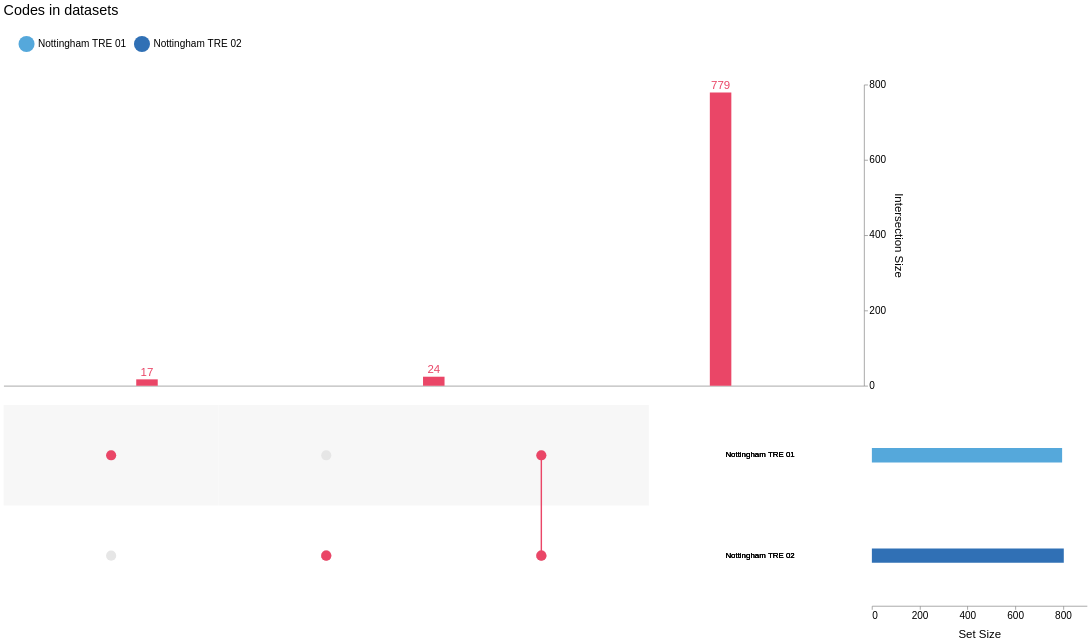

Notebook source saved alongside this figure:
### Markdown cell above
You can also get an [Upset plot](https://upset.app/) for your datasets.
This is like a Venn diagram, but instead of numbers written in circles, you get bars proportional to the number of codes present in each combination of TREs.
This shows the same information as the `code_insersections` property.
If you only have a couple of TREs, this isn't terribly useful, but once you have more than three, the number of combinations is much higher, and Venn diagrams get hard to read.

### Code cell
codesets.plot_upset()

### Figure 1 — Vega-Lite specification as saved in the notebook (floating-point values rounded to 4 significant figures)
{"config": {"view": {"continuousWidth": 300, "continuousHeight": 300, "stroke": null}, "axis": {"labelFontSize": 14, "labelFontWeight": 300, "titleFontSize": 16, "titleFontWeight": 400, "titlePadding": 10}, "concat": {"spacing": 0}, "legend": {"labelFontSize": 14, "labelFontWeight": 300, "orient": "top", "padding": 20, "symbolSize": 500.0, "symbolType": "circle", "titleFontSize": 16, "titleFontWeight": 400}, "title": {"anchor": "start", "fontSize": 18, "fontWeight": 400, "subtitlePadding": 10}}, "vconcat": [{"layer": [{"mark": {"type": "bar", "color": "#3A3A3A", "size": 30}, "encoding": {"color": {"condition": {"test": {"not": {"param": "param_7421591d7e6fcfd3"}}, "value": "#3A3A3A"}, "value": "#EA4667"}, "tooltip": [{"aggregate": "max", "field": "count", "title": "Cardinality", "type": "quantitative"}, {"field": "degree", "title": "Degree", "type": "quantitative"}, {"field": "sets", "title": "Sets", "type": "nominal"}], "x": {"axis": {"domain": true, "grid": false, "labels": false, "ticks": false}, "field": "intersection_id", "sort": {"field": "count", "order": "ascending"}, "title": null, "type": "nominal"}, "y": {"aggregate": "max", "axis": {"grid": false, "orient": "right", "tickCount": 3}, "field": "count", "title": "Intersection Size", "type": "quantitative"}}, "name": "view_6bd37303c970f5ea_0", "transform": [{"filter": {"param": "param_a7055fbecf07007a"}}, {"pivot": "set", "value": "is_intersect", "groupby": ["intersection_id", "count"], "op": "max"}, {"aggregate": [{"op": "sum", "field": "count", "as": "count"}], "groupby": ["Nottingham TRE 01", "Nottingham TRE 02"]}, {"calculate": "(isDefined(datum['Nottingham TRE 01']) ? datum['Nottingham TRE 01'] : 0)+(isDefined(datum['Nottingham TRE 02']) ? datum['Nottingham TRE 02'] : 0)", "as": "degree"}, {"filter": "(datum['degree'] !== 0)"}, {"window": [{"op": "row_number", "field": "", "as": "intersection_id"}], "frame": [null, null]}, {"fold": ["Nottingham TRE 01", "Nottingham TRE 02"], "as": ["set", "is_intersect"]}, {"lookup": "set", "from": {"data": {"name": "data-d79cce0e713889c3f3c4b9f8526da5e7"}, "key": "set", "fields": ["set_abbre"]}}, {"lookup": "set", "from": {"data": {"name": "data-f4ca305956fa154724827b7d3df51bcd"}, "key": "set", "fields": ["set_order"]}}, {"filter": {"param": "param_a7055fbecf07007a"}}, {"window": [{"op": "distinct", "field": "set", "as": "set_order"}], "frame": [null, 0], "sort": [{"field": "set_order"}]}]}, {"mark": {"type": "text", "color": "#3A3A3A", "dy": -10, "size": 16}, "encoding": {"color": {"condition": {"test": {"not": {"param": "param_7421591d7e6fcfd3"}}, "value": "#3A3A3A"}, "value": "#EA4667"}, "text": {"field": "count", "format": ".0f", "type": "quantitative"}, "tooltip": [{"aggregate": "max", "field": "count", "title": "Cardinality", "type": "quantitative"}, {"field": "degree", "title": "Degree", "type": "quantitative"}, {"field": "sets", "title": "Sets", "type": "nominal"}], "x": {"axis": {"domain": true, "grid": false, "labels": false, "ticks": false}, "field": "intersection_id", "sort": {"field": "count", "order": "ascending"}, "title": null, "type": "nominal"}, "y": {"aggregate": "max", "axis": {"grid": false, "orient": "right", "tickCount": 3}, "field": "count", "title": "Intersection Size", "type": "quantitative"}}, "transform": [{"filter": {"param": "param_a7055fbecf07007a"}}, {"pivot": "set", "value": "is_intersect", "groupby": ["intersection_id", "count"], "op": "max"}, {"aggregate": [{"op": "sum", "field": "count", "as": "count"}], "groupby": ["Nottingham TRE 01", "Nottingham TRE 02"]}, {"calculate": "(isDefined(datum['Nottingham TRE 01']) ? datum['Nottingham TRE 01'] : 0)+(isDefined(datum['Nottingham TRE 02']) ? datum['Nottingham TRE 02'] : 0)", "as": "degree"}, {"filter": "(datum['degree'] !== 0)"}, {"window": [{"op": "row_number", "field": "", "as": "intersection_id"}], "frame": [null, null]}, {"fold": ["Nottingham TRE 01", "Nottingham TRE 02"], "as": ["set", "is_intersect"]}, {"lookup": "set", "from": {"data": {"name": "data-d79cce0e713889c3f3c4b9f8526da5e7"}, "key": "set", "fields": ["set_abbre"]}}, {"lookup": "set", "from": {"data": {"name": "data-f4ca305956fa154724827b7d3df51bcd"}, "key": "set", "fields": ["set_order"]}}, {"filter": {"param": "param_a7055fbecf07007a"}}, {"window": [{"op": "distinct", "field": "set", "as": "set_order"}], "frame": [null, 0], "sort": [{"field": "set_order"}]}]}], "height": 420.0, "width": 1200}, {"hconcat": [{"layer": [{"mark": {"type": "circle", "opacity": 1, "size": 200}, "encoding": {"color": {"condition": {"test": {"not": {"param": "param_7421591d7e6fcfd3"}}, "value": "#3A3A3A"}, "value": "#EA4667"}, "tooltip": [{"aggregate": "max", "field": "count", "title": "Cardinality", "type": "quantitative"}, {"field": "degree", "title": "Degree", "type": "quantitative"}, {"field": "sets", "title": "Sets", "type": "nominal"}], "x": {"axis": {"domain": false, "grid": false, "labels": false, "ticks": false}, "field": "intersection_id", "sort": {"field": "count", "order": "ascending"}, "title": null, "type": "nominal"}, "y": {"axis": {"domain": false, "grid": false, "labels": false, "ticks": false}, "field": "set_order", "title": null, "type": "nominal"}}, "name": "view_957f142a054fece2_0", "transform": [{"filter": {"param": "param_a7055fbecf07007a"}}, {"pivot": "set", "value": "is_intersect", "groupby": ["intersection_id", "count"], "op": "max"}, {"aggregate": [{"op": "sum", "field": "count", "as": "count"}], "groupby": ["Nottingham TRE 01", "Nottingham TRE 02"]}, {"calculate": "(isDefined(datum['Nottingham TRE 01']) ? datum['Nottingham TRE 01'] : 0)+(isDefined(datum['Nottingham TRE 02']) ? datum['Nottingham TRE 02'] : 0)", "as": "degree"}, {"filter": "(datum['degree'] !== 0)"}, {"window": [{"op": "row_number", "field": "", "as": "intersection_id"}], "frame": [null, null]}, {"fold": ["Nottingham TRE 01", "Nottingham TRE 02"], "as": ["set", "is_intersect"]}, {"lookup": "set", "from": {"data": {"name": "data-d79cce0e713889c3f3c4b9f8526da5e7"}, "key": "set", "fields": ["set_abbre"]}}, {"lookup": "set", "from": {"data": {"name": "data-f4ca305956fa154724827b7d3df51bcd"}, "key": "set", "fields": ["set_order"]}}, {"filter": {"param": "param_a7055fbecf07007a"}}, {"window": [{"op": "distinct", "field": "set", "as": "set_order"}], "frame": [null, 0], "sort": [{"field": "set_order"}]}, {"filter": "(datum['is_intersect'] === 1)"}]}, {"mark": {"type": "rect"}, "encoding": {"color": {"value": "#F7F7F7"}, "tooltip": [{"aggregate": "max", "field": "count", "title": "Cardinality", "type": "quantitative"}, {"field": "degree", "title": "Degree", "type": "quantitative"}, {"field": "sets", "title": "Sets", "type": "nominal"}], "x": {"axis": {"domain": false, "grid": false, "labels": false, "ticks": false}, "field": "intersection_id", "sort": {"field": "count", "order": "ascending"}, "title": null, "type": "nominal"}, "y": {"axis": {"domain": false, "grid": false, "labels": false, "ticks": false}, "field": "set_order", "title": null, "type": "nominal"}}, "transform": [{"filter": {"param": "param_a7055fbecf07007a"}}, {"pivot": "set", "value": "is_intersect", "groupby": ["intersection_id", "count"], "op": "max"}, {"aggregate": [{"op": "sum", "field": "count", "as": "count"}], "groupby": ["Nottingham TRE 01", "Nottingham TRE 02"]}, {"calculate": "(isDefined(datum['Nottingham TRE 01']) ? datum['Nottingham TRE 01'] : 0)+(isDefined(datum['Nottingham TRE 02']) ? datum['Nottingham TRE 02'] : 0)", "as": "degree"}, {"filter": "(datum['degree'] !== 0)"}, {"window": [{"op": "row_number", "field": "", "as": "intersection_id"}], "frame": [null, null]}, {"fold": ["Nottingham TRE 01", "Nottingham TRE 02"], "as": ["set", "is_intersect"]}, {"lookup": "set", "from": {"data": {"name": "data-d79cce0e713889c3f3c4b9f8526da5e7"}, "key": "set", "fields": ["set_abbre"]}}, {"lookup": "set", "from": {"data": {"name": "data-f4ca305956fa154724827b7d3df51bcd"}, "key": "set", "fields": ["set_order"]}}, {"filter": {"param": "param_a7055fbecf07007a"}}, {"window": [{"op": "distinct", "field": "set", "as": "set_order"}], "frame": [null, 0], "sort": [{"field": "set_order"}]}, {"filter": "((datum['set_order'] % 2) === 1)"}]}, {"mark": {"type": "circle", "opacity": 1, "size": 200}, "encoding": {"color": {"value": "#E6E6E6"}, "tooltip": [{"aggregate": "max", "field": "count", "title": "Cardinality", "type": "quantitative"}, {"field": "degree", "title": "Degree", "type": "quantitative"}, {"field": "sets", "title": "Sets", "type": "nominal"}], "x": {"axis": {"domain": false, "grid": false, "labels": false, "ticks": false}, "field": "intersection_id", "sort": {"field": "count", "order": "ascending"}, "title": null, "type": "nominal"}, "y": {"axis": {"domain": false, "grid": false, "labels": false, "ticks": false}, "field": "set_order", "title": null, "type": "nominal"}}, "transform": [{"filter": {"param": "param_a7055fbecf07007a"}}, {"pivot": "set", "value": "is_intersect", "groupby": ["intersection_id", "count"], "op": "max"}, {"aggregate": [{"op": "sum", "field": "count", "as": "count"}], "groupby": ["Nottingham TRE 01", "Nottingham TRE 02"]}, {"calculate": "(isDefined(datum['Nottingham TRE 01']) ? datum['Nottingham TRE 01'] : 0)+(isDefined(datum['Nottingham TRE 02']) ? datum['Nottingham TRE 02'] : 0)", "as": "degree"}, {"filter": "(datum['degree'] !== 0)"}, {"window": [{"op": "row_number", "field": "", "as": "intersection_id"}], "frame": [null, null]}, {"fold": ["Nottingham TRE 01", "Nottingham TRE 02"], "as": ["set", "is_intersect"]}, {"lookup": "set", "from": {"data": {"name": "data-d79cce0e713889c3f3c4b9f8526da5e7"}, "key": "set", "fields": ["set_abbre"]}}, {"lookup": "set", "from": {"data": {"name": "data-f4ca305956fa154724827b7d3df51bcd"}, "key": "set", "fields": ["set_order"]}}, {"filter": {"param": "param_a7055fbecf07007a"}}, {"window": [{"op": "distinct", "field": "set", "as": "set_order"}], "frame": [null, 0], "sort": [{"field": "set_order"}]}]}, {"mark": {"type": "bar", "color": "#3A3A3A", "size": 2}, "encoding": {"color": {"condition": {"test": {"not": {"param": "param_7421591d7e6fcfd3"}}, "value": "#3A3A3A"}, "value": "#EA4667"}, "tooltip": [{"aggregate": "max", "field": "count", "title": "Cardinality", "type": "quantitative"}, {"field": "degree", "title": "Degree", "type": "quantitative"}, {"field": "sets", "title": "Sets", "type": "nominal"}], "x": {"axis": {"domain": true, "grid": false, "labels": false, "ticks": false}, "field": "intersection_id", "sort": {"field": "count", "order": "ascending"}, "title": null, "type": "nominal"}, "y": {"aggregate": "min", "field": "set_order", "type": "nominal"}, "y2": {"aggregate": "max", "field": "set_order"}}, "transform": [{"filter": {"param": "param_a7055fbecf07007a"}}, {"pivot": "set", "value": "is_intersect", "groupby": ["intersection_id", "count"], "op": "max"}, {"aggregate": [{"op": "sum", "field": "count", "as": "count"}], "groupby": ["Nottingham TRE 01", "Nottingham TRE 02"]}, {"calculate": "(isDefined(datum['Nottingham TRE 01']) ? datum['Nottingham TRE 01'] : 0)+(isDefined(datum['Nottingham TRE 02']) ? datum['Nottingham TRE 02'] : 0)", "as": "degree"}, {"filter": "(datum['degree'] !== 0)"}, {"window": [{"op": "row_number", "field": "", "as": "intersection_id"}], "frame": [null, null]}, {"fold": ["Nottingham TRE 01", "Nottingham TRE 02"], "as": ["set", "is_intersect"]}, {"lookup": "set", "from": {"data": {"name": "data-d79cce0e713889c3f3c4b9f8526da5e7"}, "key": "set", "fields": ["set_abbre"]}}, {"lookup": "set", "from": {"data": {"name": "data-f4ca305956fa154724827b7d3df51bcd"}, "key": "set", "fields": ["set_order"]}}, {"filter": {"param": "param_a7055fbecf07007a"}}, {"window": [{"op": "distinct", "field": "set", "as": "set_order"}], "frame": [null, 0], "sort": [{"field": "set_order"}]}, {"filter": "(datum['is_intersect'] === 1)"}]}, {"mark": {"type": "circle", "opacity": 1, "size": 200}, "encoding": {"color": {"condition": {"test": {"not": {"param": "param_7421591d7e6fcfd3"}}, "value": "#3A3A3A"}, "value": "#EA4667"}, "tooltip": [{"aggregate": "max", "field": "count", "title": "Cardinality", "type": "quantitative"}, {"field": "degree", "title": "Degree", "type": "quantitative"}, {"field": "sets", "title": "Sets", "type": "nominal"}], "x": {"axis": {"domain": false, "grid": false, "labels": false, "ticks": false}, "field": "intersection_id", "sort": {"field": "count", "order": "ascending"}, "title": null, "type": "nominal"}, "y": {"axis": {"domain": false, "grid": false, "labels": false, "ticks": false}, "field": "set_order", "title": null, "type": "nominal"}}, "transform": [{"filter": {"param": "param_a7055fbecf07007a"}}, {"pivot": "set", "value": "is_intersect", "groupby": ["intersection_id", "count"], "op": "max"}, {"aggregate": [{"op": "sum", "field": "count", "as": "count"}], "groupby": ["Nottingham TRE 01", "Nottingham TRE 02"]}, {"calculate": "(isDefined(datum['Nottingham TRE 01']) ? datum['Nottingham TRE 01'] : 0)+(isDefined(datum['Nottingham TRE 02']) ? datum['Nottingham TRE 02'] : 0)", "as": "degree"}, {"filter": "(datum['degree'] !== 0)"}, {"window": [{"op": "row_number", "field": "", "as": "intersection_id"}], "frame": [null, null]}, {"fold": ["Nottingham TRE 01", "Nottingham TRE 02"], "as": ["set", "is_intersect"]}, {"lookup": "set", "from": {"data": {"name": "data-d79cce0e713889c3f3c4b9f8526da5e7"}, "key": "set", "fields": ["set_abbre"]}}, {"lookup": "set", "from": {"data": {"name": "data-f4ca305956fa154724827b7d3df51bcd"}, "key": "set", "fields": ["set_order"]}}, {"filter": {"param": "param_a7055fbecf07007a"}}, {"window": [{"op": "distinct", "field": "set", "as": "set_order"}], "frame": [null, 0], "sort": [{"field": "set_order"}]}, {"filter": "(datum['is_intersect'] === 1)"}]}], "height": 280.0, "width": 900}, {"mark": {"type": "text", "align": "center"}, "encoding": {"color": {"value": "black"}, "opacity": {"value": 1}, "text": {"field": "set_abbre", "type": "nominal"}, "y": {"axis": {"domain": false, "grid": false, "labels": false, "ticks": false}, "field": "set_order", "title": null, "type": "nominal"}}, "name": "view_2e53c365ea404196_1", "transform": [{"filter": {"param": "param_a7055fbecf07007a"}}, {"pivot": "set", "value": "is_intersect", "groupby": ["intersection_id", "count"], "op": "max"}, {"aggregate": [{"op": "sum", "field": "count", "as": "count"}], "groupby": ["Nottingham TRE 01", "Nottingham TRE 02"]}, {"calculate": "(isDefined(datum['Nottingham TRE 01']) ? datum['Nottingham TRE 01'] : 0)+(isDefined(datum['Nottingham TRE 02']) ? datum['Nottingham TRE 02'] : 0)", "as": "degree"}, {"filter": "(datum['degree'] !== 0)"}, {"window": [{"op": "row_number", "field": "", "as": "intersection_id"}], "frame": [null, null]}, {"fold": ["Nottingham TRE 01", "Nottingham TRE 02"], "as": ["set", "is_intersect"]}, {"lookup": "set", "from": {"data": {"name": "data-d79cce0e713889c3f3c4b9f8526da5e7"}, "key": "set", "fields": ["set_abbre"]}}, {"lookup": "set", "from": {"data": {"name": "data-f4ca305956fa154724827b7d3df51bcd"}, "key": "set", "fields": ["set_order"]}}, {"filter": {"param": "param_a7055fbecf07007a"}}, {"window": [{"op": "distinct", "field": "set", "as": "set_order"}], "frame": [null, 0], "sort": [{"field": "set_order"}]}], "width": 300}, {"mark": {"type": "bar", "size": 20}, "encoding": {"color": {"field": "set", "scale": {"domain": ["Nottingham TRE 01", "Nottingham TRE 02"], "range": ["#55A8DB", "#3070B5", "#30363F", "#F1AD60", "#DF6234", "#BDC6CA"]}, "title": null, "type": "nominal"}, "opacity": {"value": 1}, "x": {"aggregate": "sum", "axis": {"grid": false, "tickCount": 3}, "field": "count", "title": "Set Size", "type": "quantitative"}, "y": {"axis": {"domain": false, "grid": false, "labels": false, "ticks": false}, "field": "set_order", "title": null, "type": "nominal"}}, "name": "view_7f457fc8635ddc81_2", "transform": [{"filter": {"param": "param_a7055fbecf07007a"}}, {"pivot": "set", "value": "is_intersect", "groupby": ["intersection_id", "count"], "op": "max"}, {"aggregate": [{"op": "sum", "field": "count", "as": "count"}], "groupby": ["Nottingham TRE 01", "Nottingham TRE 02"]}, {"calculate": "(isDefined(datum['Nottingham TRE 01']) ? datum['Nottingham TRE 01'] : 0)+(isDefined(datum['Nottingham TRE 02']) ? datum['Nottingham TRE 02'] : 0)", "as": "degree"}, {"filter": "(datum['degree'] !== 0)"}, {"window": [{"op": "row_number", "field": "", "as": "intersection_id"}], "frame": [null, null]}, {"fold": ["Nottingham TRE 01", "Nottingham TRE 02"], "as": ["set", "is_intersect"]}, {"lookup": "set", "from": {"data": {"name": "data-d79cce0e713889c3f3c4b9f8526da5e7"}, "key": "set", "fields": ["set_abbre"]}}, {"lookup": "set", "from": {"data": {"name": "data-f4ca305956fa154724827b7d3df51bcd"}, "key": "set", "fields": ["set_order"]}}, {"filter": {"param": "param_a7055fbecf07007a"}}, {"window": [{"op": "distinct", "field": "set", "as": "set_order"}], "frame": [null, 0], "sort": [{"field": "set_order"}]}, {"filter": "(datum['is_intersect'] === 1)"}], "width": 300}], "resolve": {"scale": {"y": "shared"}}, "spacing": 5}], "data": {"name": "data-cb65ffdaf04a132b745888d2936e883d"}, "params": [{"name": "param_7421591d7e6fcfd3", "select": {"type": "point", "fields": ["intersection_id"], "on": "mouseover"}, "views": ["view_6bd37303c970f5ea_0", "view_957f142a054fece2_0"]}, {"name": "param_a7055fbecf07007a", "select": {"type": "point", "fields": ["set"]}, "bind": "legend", "views": ["view_6bd37303c970f5ea_0", "view_957f142a054fece2_0", "view_2e53c365ea404196_1", "view_7f457fc8635ddc81_2"]}], "spacing": 20, "title": {"text": "Codes in datasets", "subtitle": "", "fontSize": 20, "fontWeight": 500, "subtitleColor": "#3A3A3A", "subtitleFontSize": 14}, "$schema": "https://vega.github.io/schema/vega-lite/v6.1.0.json", "datasets": {"data-cb65ffdaf04a132b745888d2936e883d": [{"intersection_id": 1, "count": 17, "degree": 1, "set": "Nottingham TRE 01", "is_intersect": 1}, {"intersection_id": 0, "count": 24, "degree": 1, "set": "Nottingham TRE 01", "is_intersect": 0}, {"intersection_id": 2, "count": 779, "degree": 2, "set": "Nottingham TRE 01", "is_intersect": 1}, {"intersection_id": 1, "count": 17, "degree": 1, "set": "Nottingham TRE 02", "is_intersect": 0}, {"intersection_id": 0, "count": 24, "degree": 1, "set": "Nottingham TRE 02", "is_intersect": 1}, {"intersection_id": 2, "count": 779, "degree": 2, "set": "Nottingham TRE 02", "is_intersect": 1}], "data-d79cce0e713889c3f3c4b9f8526da5e7": [{"set": "Nottingham TRE 01", "set_abbre": "Nottingham TRE 01"}, {"set": "Nottingham TRE 02", "set_abbre": "Nottingham TRE 02"}], "data-f4ca305956fa154724827b7d3df51bcd": [{"set": "Nottingham TRE 01", "set_order": 1}, {"set": "Nottingham TRE 02", "set_order": 2}]}}
